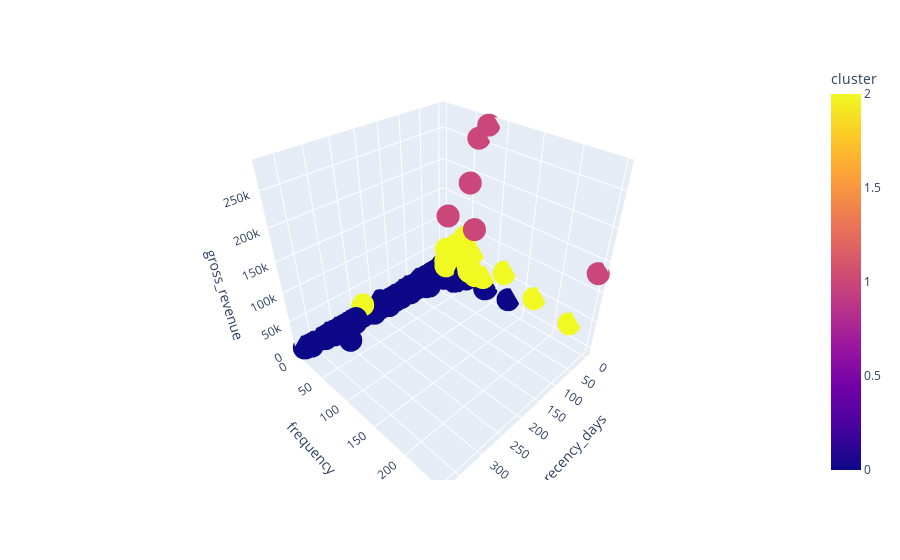

Notebook source saved alongside this figure:
### Code cell
fig = px.scatter_3d(df10, x='recency_days', y='frequency', z='gross_revenue',color='cluster')
fig.show()

### Figure 1 — Plotly figure (JSON) as saved in the notebook; plotly's stock layout.template omitted (floating-point values rounded to 4 significant figures; data arrays with more than 128 entries replaced by an {"elided": "..."} marker saying what was removed)
{"data": [{"hovertemplate": "recency_days=%{x}<br>frequency=%{y}<br>gross_revenue=%{z}<br>cluster=%{marker.color}<extra></extra>", "legendgroup": "", "marker": {"color": {"elided": "4372 int values"}, "coloraxis": "coloraxis", "symbol": "circle"}, "mode": "markers", "name": "", "scene": "scene", "showlegend": false, "type": "scatter3d", "x": {"elided": "4372 int values"}, "y": {"elided": "4372 int values"}, "z": {"elided": "4372 float values"}}], "layout": {"coloraxis": {"colorbar": {"title": {"text": "cluster"}}, "colorscale": [[0, "#0d0887"], [0.1111, "#46039f"], [0.2222, "#7201a8"], [0.3333, "#9c179e"], [0.4444, "#bd3786"], [0.5556, "#d8576b"], [0.6667, "#ed7953"], [0.7778, "#fb9f3a"], [0.8889, "#fdca26"], [1, "#f0f921"]]}, "legend": {"tracegroupgap": 0}, "margin": {"t": 60}, "scene": {"domain": {"x": [0, 1], "y": [0, 1]}, "xaxis": {"title": {"text": "recency_days"}}, "yaxis": {"title": {"text": "frequency"}}, "zaxis": {"title": {"text": "gross_revenue"}}}}}
